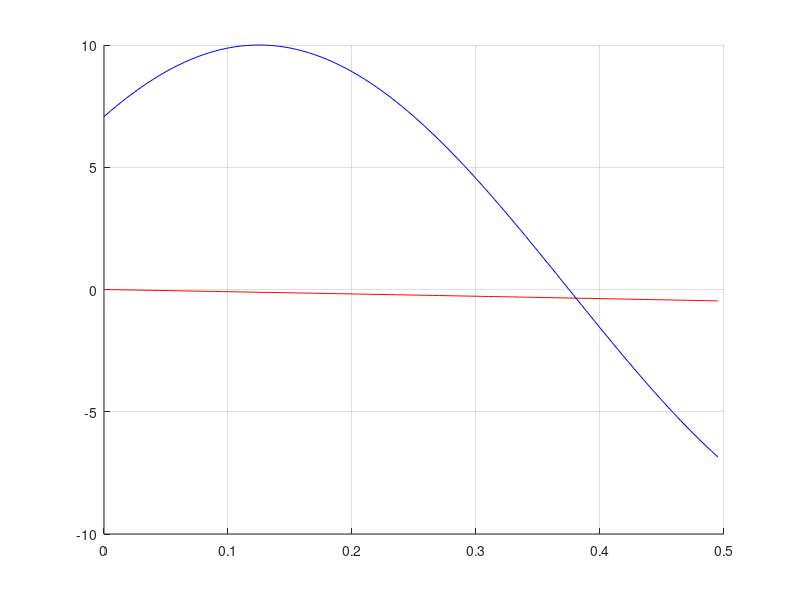

Write MATLAB code to recreate this figure.
xFile = fopen('x.txt', 'r');
x = fscanf(xFile, "%lf", Inf);
fclose(xFile);
yFile = fopen('y.txt', 'r');
y = fscanf(yFile, '%lf', Inf);
fclose(yFile);
sFile = fopen('s.txt', 'r');
s = fscanf(sFile, "%lf", Inf);
fclose(sFile);
fh = figure();
ahy = axes(fh);
hold on;
%ahs = axes(fh);
grid on;
hold on;
line(x, y, 'parent', ahy, 'color', 'r');
line(x, s, 'parent', ahy, 'color', 'b');
